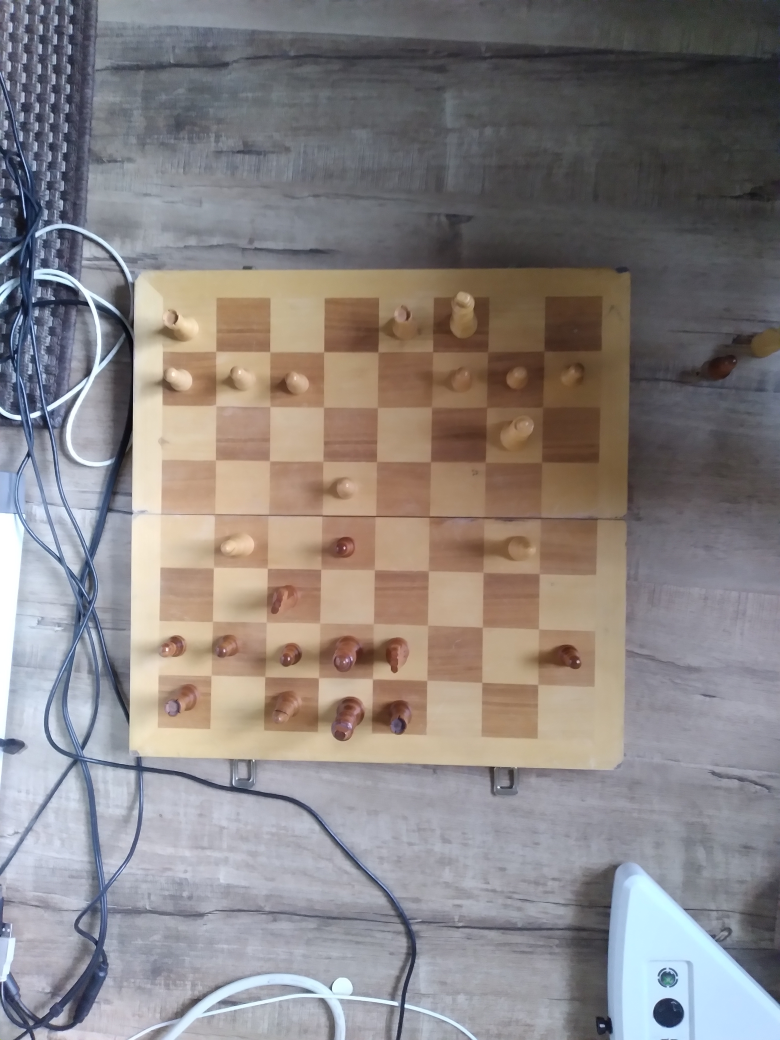
#> input picture newChessPNGs/realChessPNGs (coloured)/Move24.png, 3120 x 4160 px, given in place of Move0.png, which was not available (shown at 1/4 size)
$ python mask.py
#> lines starting #> are read from the running program, lines starting #| are printed output that depends on the picture; pictures that were not available may be replaced by others from this repository, and a replacement may not be noted
import cv2 as cv
import numpy as np
import config
from time import sleep

def imageMask(num):
#> called with num = 0
    img = cv.imread(f"{config.path}\\newChessPNGs\\realChessPNGs (coloured)\\Move" + str(num) + ".png")
#> img is the input picture: shape (4160, 3120, 3); mean B, G, R 129.8, 130.8, 136.8
    rsz_img = cv.resize(img, None, fx=0.20, fy=0.20)
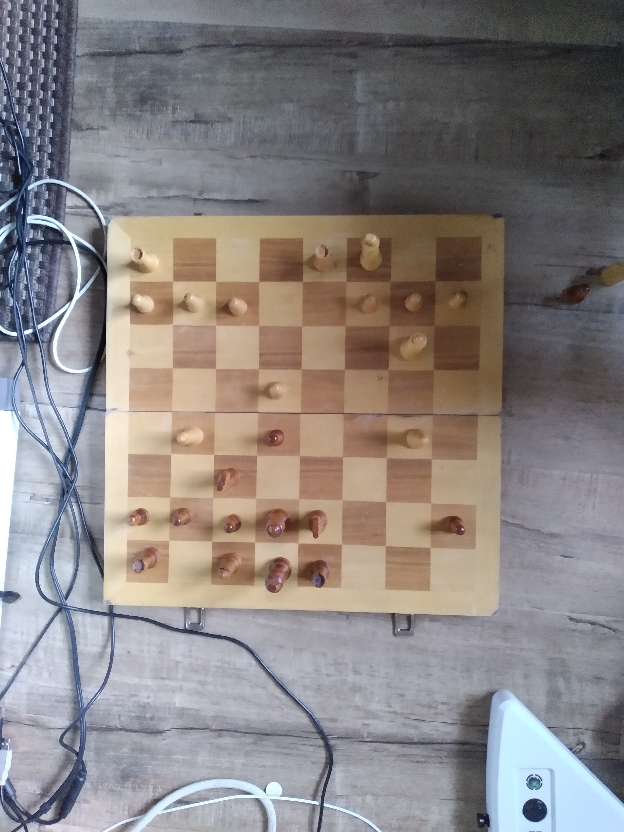
#> rsz_img: shape (832, 624, 3); mean B, G, R 129.8, 130.8, 136.8

    mask = np.zeros(rsz_img.shape[:2], dtype = "uint8")
    mask = cv.rectangle(mask, (115,225), (500, 600), (255,255,255), -1)

    result = cv.bitwise_and(rsz_img, rsz_img, mask = mask)
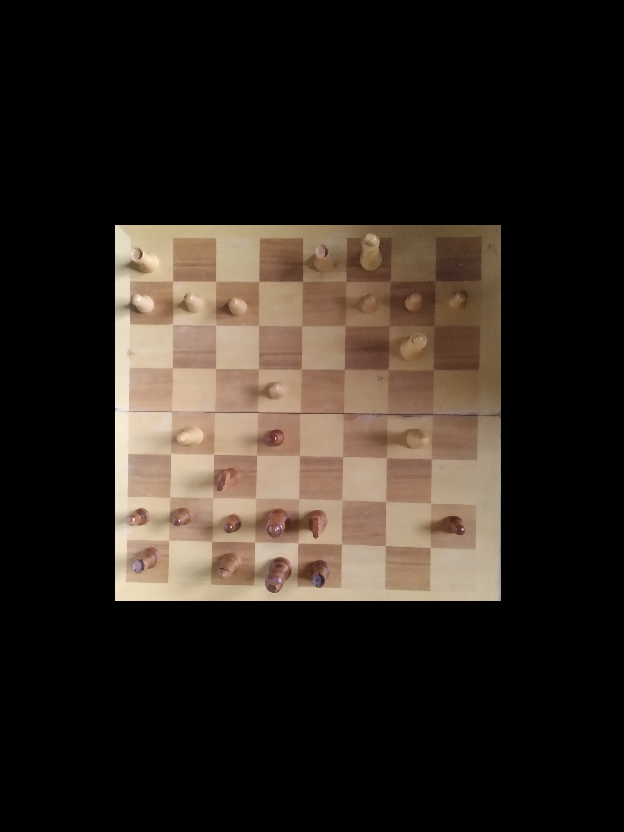
#> result: shape (832, 624, 3); mean B, G, R 31.3, 38.3, 46.3

    cv.imwrite(f"{config.path}\\cutPhotos\\Move" + str(num) + ".png", result)
    """ cv.imshow("Masked Move " + str(num), result)
    cv.waitKey(0)
    cv.destroyAllWindows()
 """

for i in range(36):
    imageMask(i)
    print('Image cut')
    sleep(1)
#> pass 2 of the loop `for i in range(36):`:
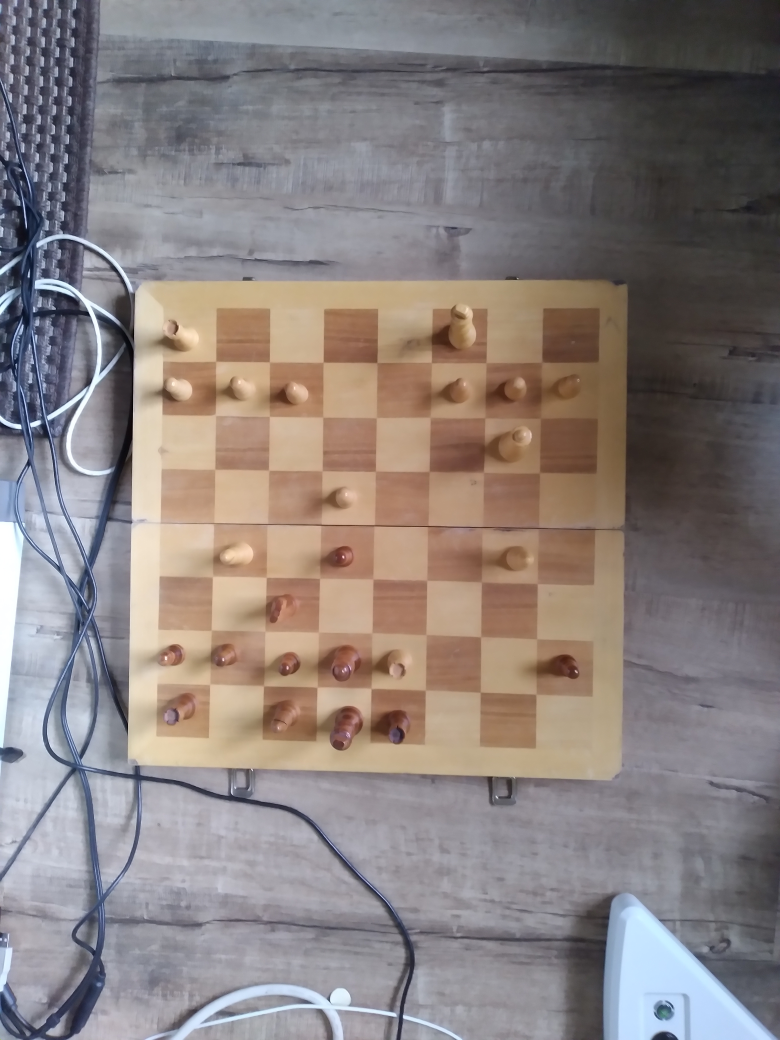
#> input picture newChessPNGs/realChessPNGs (coloured)/Move25.png, 3120 x 4160 px, given in place of Move1.png, which was not available (shown at 1/4 size)
#> in imageMask, img is the input picture: shape (4160, 3120, 3); mean B, G, R 125.9, 127.8, 136.8
#> in imageMask (call 2), `rsz_img = cv.resize(img, None, fx=0.20, fy=0.20)`:
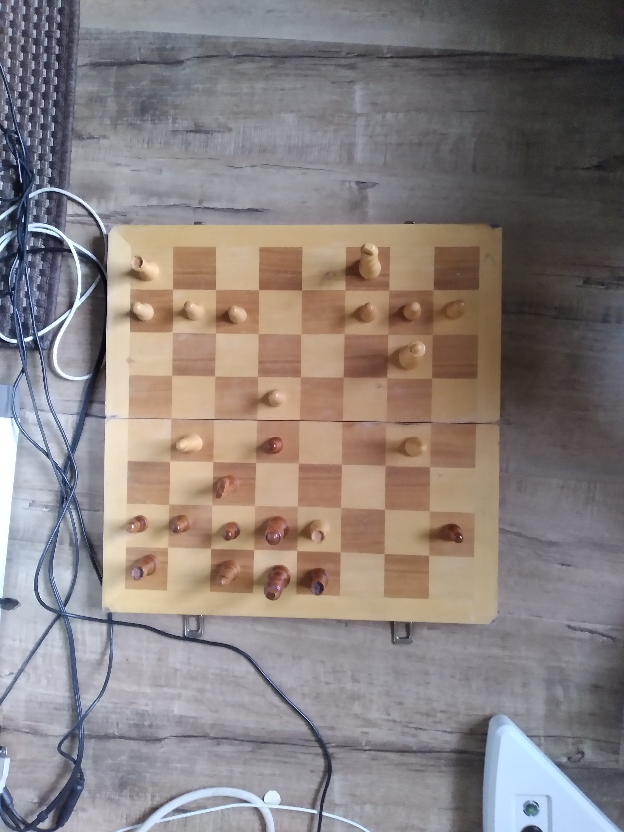
#> rsz_img: shape (832, 624, 3); mean B, G, R 125.9, 127.8, 136.8
#> in imageMask (call 2), `result = cv.bitwise_and(rsz_img, rsz_img, mask = mask)`:
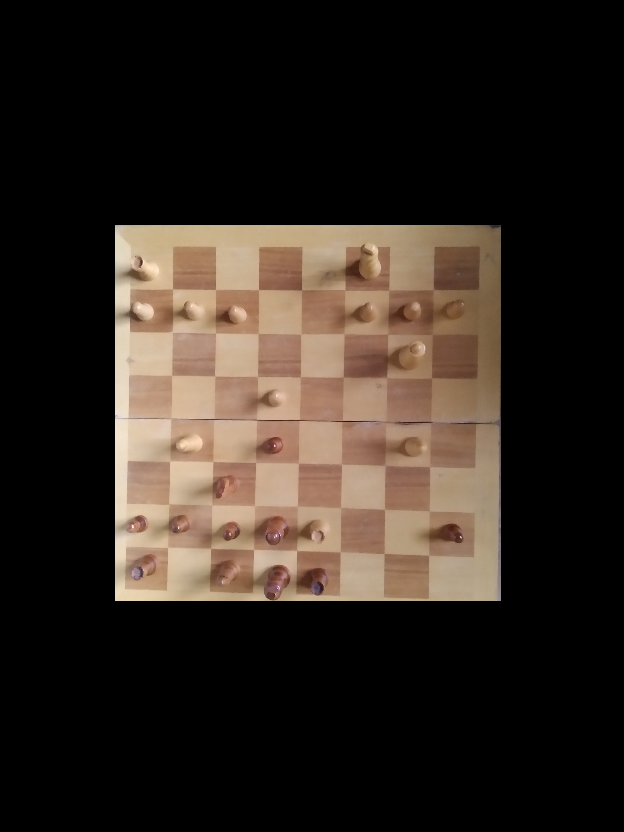
#> result: shape (832, 624, 3); mean B, G, R 31.8, 39.1, 48
#> (the run stopped early here; a loop or call above may not have finished)
